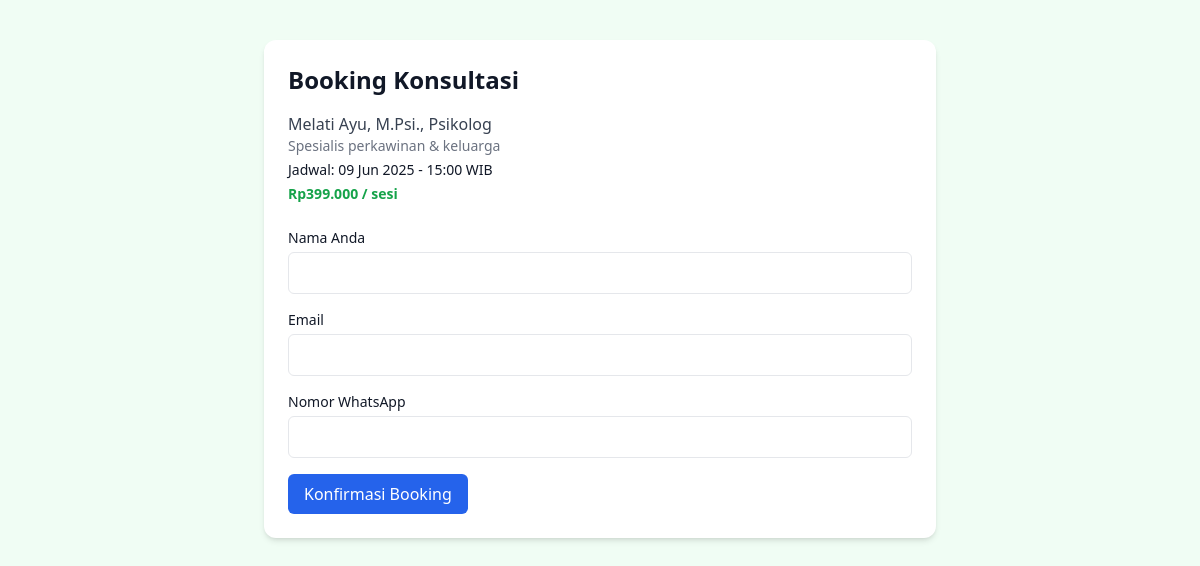
Screenshot of /project_akhir/booking.php?psikolog=Melati+Ayu with the database file from the repository.
### tables this page shows
CREATE TABLE `jadwal` (
  `id` int(11) NOT NULL,
  `nama` varchar(100) NOT NULL,
  `tanggal` date NOT NULL,
  `jam` time NOT NULL,
  `gelar` varchar(100) DEFAULT NULL,
  `label` varchar(100) DEFAULT NULL,
  `pengalaman` int(11) DEFAULT NULL,
  `harga` int(11) DEFAULT NULL
);

### project_akhir/booking.php (the view, shortened to what this page needs)
<?php
$psikolog = isset($_GET['psikolog']) ? htmlspecialchars($_GET['psikolog']) : '';
$conn = new mysqli("localhost", "root", "", "kesehatan_mental");
$sql = "SELECT * FROM jadwal WHERE nama = ?";
$stmt = $conn->prepare($sql);
$stmt->bind_param("s", $psikolog);
$stmt->execute();
$result = $stmt->get_result();
$data = $result->fetch_assoc();
?>
<!DOCTYPE html>
<html lang="id">
<head>
  <script src="https://cdn.tailwindcss.com"></script>
</head>
<body class="bg-green-50 text-gray-900">
  <div class="max-w-2xl mx-auto mt-10 bg-white p-6 rounded-xl shadow-md">
    <h1 class="text-2xl font-bold mb-4">Booking Konsultasi</h1>
    <?php if ($data): ?>
      <div class="mb-6">
        <p class="text-gray-700 font-medium"><?= $data['nama'] ?><?= isset($data['gelar']) ? ', ' . $data['gelar'] : '' ?></p>
        <p class="text-sm text-gray-500"><?= $data['label'] ?></p>
        <p class="text-sm mt-1">Jadwal: <?= date('d M Y', strtotime($data['tanggal'])) ?> - <?= date('H:i', strtotime($data['jam'])) ?> WIB</p>
        <p class="text-sm text-green-600 font-semibold mt-1">Rp<?= number_format($data['harga'], 0, ',', '.') ?> / sesi</p>
      </div>
      <form action="proses_booking.php" method="POST" class="space-y-4">
        <div>
          <label class="block text-sm font-medium">Nama Anda</label>
          <input type="text" name="nama" required class="w-full mt-1 p-2 border rounded-md">
        </div>
        <div>
          <label class="block text-sm font-medium">Email</label>
          <input type="email" name="email" required class="w-full mt-1 p-2 border rounded-md">
        </div>
        <div>
          <label class="block text-sm font-medium">Nomor WhatsApp</label>
          <input type="text" name="whatsapp" required class="w-full mt-1 p-2 border rounded-md">
        </div>
        <button type="submit" class="bg-blue-600 text-white px-4 py-2 rounded-md hover:bg-blue-700">
          Konfirmasi Booking
        </button>
      </form>
    <?php else: ?>
      <p class="text-red-600">Data psikolog tidak ditemukan.</p>
    <?php endif; ?>
  </div>
</body>
</html>

### rows the page displays
jadwal: nama "Melati Ayu", gelar "M.Psi., Psikolog", label "Spesialis perkawinan & keluarga", tanggal "09 Jun 2025", jam "15:00", harga "399.000"
